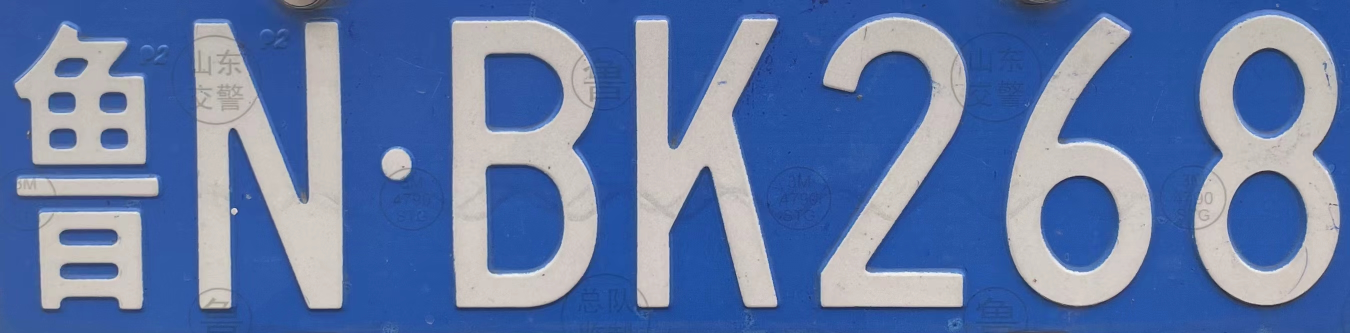
#> input picture images/easy/1-3.jpg, 2700 x 666 px (shown at 1/2 size)
$ python recognize.py
#> lines starting #> are read from the running program, lines starting #| are printed output that depends on the picture; after the words box and inside, x2 and y2 are one past the last pixel; in counts of white or black regions, pixels touching at a corner belong together
### dataprocess.py
import math
import cv2 as cv
import numpy as np
import matplotlib.pyplot as plt
from utils import *

# [112 lines left out: functions makeBOX, find_plate, cut_plates, not called in this run]

######## blue or green ########
def split_plate(Plate, log = False):

    Plate = Plate[10: -10, :]
    Plate = Plate[:, 5: -5]

    plate = cv.GaussianBlur(Plate, (7, 7), 0)

    ######## blue ########
    blue_low = np.array([100, 115, 0])
    blue_high = np.array([180, 255, 255])

    ######## green ########
    green_low = np.array([0, 0, 100])
    green_high = np.array([180, 180, 255])

    ######## grey ########
    grey_low = np.array([0, 0, 0])
    grey_high = np.array([180, 190, 150])

    plate = cv.cvtColor(plate, cv.COLOR_BGR2HSV)

    testpoint = plate[plate.shape[0] // 2][5][0]
    print(testpoint)

    if testpoint < 90:
        plateMask = cv.inRange(plate, green_low, green_high) #+ cv.inRange(plate, grey_low, grey_high)
    else:
        plateMask = cv.inRange(plate, blue_low, blue_high) + cv.inRange(plate, grey_low, grey_high)

    height, width = plateMask.shape

    threshold_Y = height * width // 10
    threshold_X = height * width // 200

    cv.imwrite("./test/test6.png", plateMask)

    plateMask = np.where(plateMask == 0, 255, 0).astype('uint8')
    print(plateMask.shape)
    histogram = Compute_his(plateMask, 1)
    if log: ShowHisY(histogram)
    h1, h2 = Cut_Y(histogram, threshold_Y)

    plateMask = plateMask[h1:h2, :]
    # print(h1, h2)
    if log:
        cv.imwrite("./test/test7.png", plateMask)

    kernel = np.ones((3, 3), np.uint8)
    plateMask = cv.morphologyEx(plateMask, cv.MORPH_OPEN, kernel)
    kernel = np.ones((5, 5), np.uint8)
    plateMask = cv.morphologyEx(plateMask, cv.MORPH_CLOSE, kernel)
    if log:
        cv.imwrite("./test/test8.png", plateMask)

    k = plateMask.shape[0] // 14
    kernel = np.ones((k, k), np.uint8)
    dilate = cv.morphologyEx(plateMask, cv.MORPH_CLOSE, kernel)
    if log:
        cv.imwrite("./test/test9.png", dilate)

    histogram = Compute_his(dilate)
    if log: ShowHisX(histogram)
    SplitLines = Cut_X(histogram, threshold_X)
    plateMaskRGB = cv.cvtColor(plateMask, cv.COLOR_GRAY2RGB)
    SplitPlate = []
    for lines in SplitLines:
        w1, w2 = lines
        plateMaskRGB = cv.line(plateMaskRGB, (w1, 0), (w1, 1000), (0, 0, 255), 1)
        plateMaskRGB = cv.line(plateMaskRGB, (w2, 0), (w2, 1000), (0, 0, 255), 1)
        SplitPlate.append(cv.resize(plateMask[:, w1 : w2], (20, 20), interpolation=cv.INTER_CUBIC).reshape(1, -1))
    if log:
        cv.imwrite("./test/test10.png", plateMaskRGB)

    if log:
        for idx, char in enumerate(SplitPlate):
            cv.imwrite(f"./characters/{idx}.png", char.reshape(20, 20))

    return SplitPlate


# [10 lines that do not run on import are left out]


### utils.py
import math
import cv2 as cv
import numpy as np
import matplotlib.pyplot as plt

def ShowHisY(histogram):
    rows = len(histogram)
    plt.figure()
    plt.grid(True, linestyle=':', color='r', alpha=0.6)
    plt.barh(range(rows), histogram, height= 1, alpha= 0.6)
    plt.savefig('./fig/fig1.png')

def ShowHisX(histogram):
    rows = len(histogram)
    plt.figure()
    plt.grid(True, linestyle=':', color='r', alpha=0.6)
    plt.bar(range(rows), histogram, width= 1, alpha= 0.6)
    plt.savefig('./fig/fig2.png')

def Compute_his(plate, dim = 0):
    histgram = np.sum(plate, axis= dim)
    return histgram

def Cut_Y(histogram, threshold = 15000):
    rows = len(histogram)
    if histogram[0] > threshold: h1 = 0
    else:
        h1 = rows // 2 - 1 - np.argmin(histogram[: rows // 2][::-1])
    if histogram[rows - 1] > threshold: h2 = rows - 1
    else:
        h2 = rows - 1 - np.argmin(histogram[rows // 2 :][::-1])

    return h1, h2

def Cut_X(histogram, threshold = 5000):
    X = []
    w1 = w2 = 0
    begin = False
    last = 0
    # cnt = 0
    rows = len(histogram)
    widthThreshold = rows // 15
    for i in range(rows):

        if histogram[i] == max(histogram) and i <= 10:
            last = histogram[i]
            continue

        if histogram[i] > threshold and last < threshold:
            begin = True
            last = histogram[i]
            w1 = i
            continue

        if (histogram[i] < threshold or i == rows - 1) and begin == True:
            begin = False
            last = histogram[i]
            w2 = i
            if w2 - w1 < widthThreshold and histogram[(w1 + w2) // 2] < threshold * 20:
                continue
            X.append(np.array([w1, w2]))
            continue

        last = histogram[i]

    return np.array(X)

### load.py
import os
import numpy as np
import cv2 as cv
from sklearn.svm import SVC

def loadData(path, is_norm = True):

    dict = {'cuan': '川', 'e1': '鄂', 'gan': '赣', 'gan1': '甘', 'gui': '贵', 'gui1': '桂', \
    'hei': '黑', 'hu': '沪', 'ji': '冀', 'jin': '津', 'jing': '京', 'jl': '吉', 'liao': '辽', \
        'lu': '鲁', 'meng': '蒙', 'min': '闽', 'ning': '宁', 'qing': '青', 'qiong': '琼', \
        'shan': '陕', 'su': '苏', 'sx': '晋', 'wan': '皖', 'xiang': '湘', 'xin': '新', 'yu': '豫', \
        'yu1': '渝', 'yue': '粤', 'yun': '云', 'zang': '藏', 'zhe': '浙'}

    train_X = []
    test_X = []
    train_Y = []
    test_Y = []
    cates = os.listdir(path)
    for cate in cates:
        if cate == '.DS_Store': continue
        imgsPath = os.path.join(path, cate)
        imgs = os.listdir(imgsPath)
        length = len(imgs)
        id = 0
        for img in imgs:
            if img == '.DS_Store': continue
            imgPath = os.path.join(imgsPath, img)
            # print(imgPath)
            image = cv.resize(cv.imread(imgPath, 0), (20, 20), interpolation=cv.INTER_CUBIC).reshape(-1,)
            id += 1
            if (id > length * 0.85):
                test_X.append(image)
                if cate not in dict:
                    test_Y.append(cate)
                else: test_Y.append(dict[cate])
            else:
                train_X.append(image)
                if cate not in dict:
                    train_Y.append(cate)
                else: train_Y.append(dict[cate])

    train_X = np.array(train_X)
    test_X = np.array(test_X)
    if is_norm:
        train_X = (train_X - np.mean(train_X, axis= 0)) / (np.std(train_X, axis= 0))
        test_X = (test_X - np.mean(test_X, axis= 0)) / (np.std(test_X, axis= 0))
    train_Y = np.array(train_Y)
    test_Y = np.array(test_Y)

    # print(len(train_Y))
    # print(len(test_Y))

    return train_X, test_X, train_Y, test_Y

# [11 lines that do not run on import are left out]

    # [4 lines of commented-out code are left out]

### recognize.py
import os
import joblib
from load import *
from dataprocess import *
from sklearn.svm import SVC


def RecognizeCharacters(plate, model_path = './checkpoint/checpoint.pkl', data_path = './MyData'):
    svm = SVC(C= 1.0, kernel= 'rbf', decision_function_shape= 'ovr')
    if os.path.exists(model_path): svm = joblib.load(model_path)
    else:
        train_X, test_X, train_Y, test_Y = loadData(data_path, is_norm= False)
        svm.fit(train_X, train_Y)
        joblib.dump(svm, model_path)

    string = ''
    for idx, char in enumerate(plate):
        string = string + svm.predict(char)[0]
        if idx == 1:
            string = string + '·'

    return string

def RecognizePlates(plates, log = False):
    strings = []
    for plate in plates:
        SplitPlate = split_plate(plate, log= log)
        string = RecognizeCharacters(SplitPlate)
        strings.append(string)

    return strings

def Recognize(path, log = False):
    imageRGB = cv.imread(path)
    contourBoxes, imageCopy = find_plate(imageRGB.copy(), log= log)
    plates = cut_plates(contourBoxes, imageRGB.copy(), log= log)
    return imageCopy, plates, RecognizePlates(plates, log= log)

if __name__ == '__main__':
    # image_path = "./images/difficult/3-3.jpg"
    # image_path = "./images/medium/2-3.jpg"
    image_path = "./images/easy/1-3.jpg"
    imageRGB = cv.imread(image_path)
#> imageRGB is the input picture: shape (666, 2700, 3); mean B, G, R 167.3, 121.4, 98.1
    plates = [imageRGB]
    # contourBoxes = find_plate(imageRGB.copy())
    # plates = cut_plates(contourBoxes, imageRGB.copy())
    print(RecognizePlates(plates, log= True))
#> in split_plate, `Plate = Plate[:, 5: -5]`:
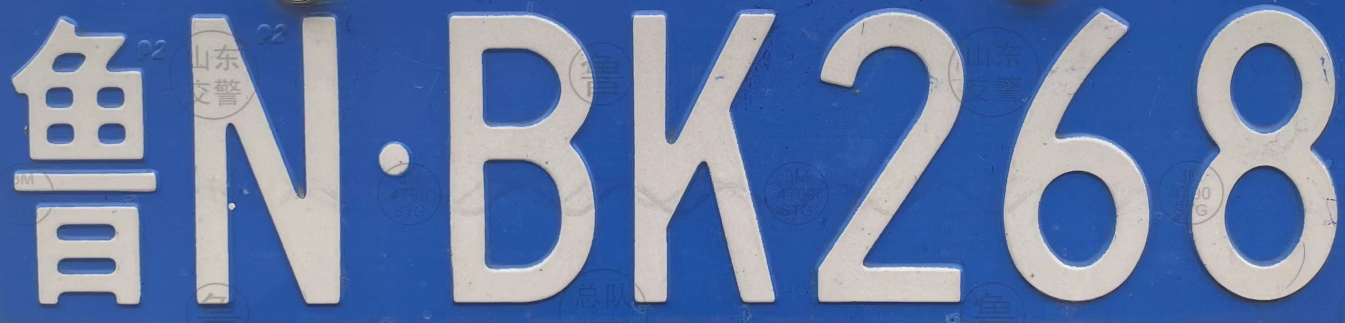
#> Plate: shape (646, 2690, 3) (shown at 1/2 size); mean of channels 0, 1, 2 167.9, 122.8, 99.9; drawn as B, G, R
#> in split_plate, `plate = cv.cvtColor(plate, cv.COLOR_BGR2HSV)`: plate: shape (646, 2690, 3); mean H, S, V 81.1, 120.7, 171.5
#> in split_plate, `testpoint = plate[plate.shape[0] // 2][5][0]`: testpoint = 110
#| 110
#> in split_plate, `plateMask = np.where(plateMask == 0, 255, 0).astype('uint8')`:
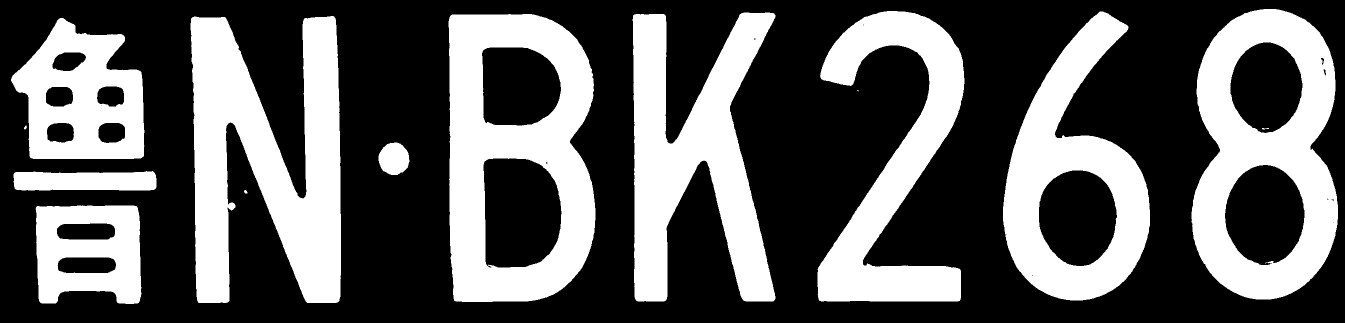
#> plateMask: shape (646, 2690) (shown at 1/2 size); 36.1% white; 14 white regions (1 under 20 px), largest, box (x1, y1, x2, y2) and area: (381, 32, 682, 606) 106282, (897, 28, 1191, 604) 101769, (2383, 18, 2676, 599) 93165
#| (646, 2690)
#> in Compute_his, `histgram = np.sum(plate, axis= dim)`: histgram = 646 values, max 383520 at index 315, min 0 at index 0, mean 247941.3
#> in split_plate, `histogram = Compute_his(plateMask, 1)`: histogram has the same summary as histgram in Compute_his
#> in ShowHisY, `rows = len(histogram)`: rows = 646
#> in ShowHisY, `plt.savefig('./fig/fig1.png')`:
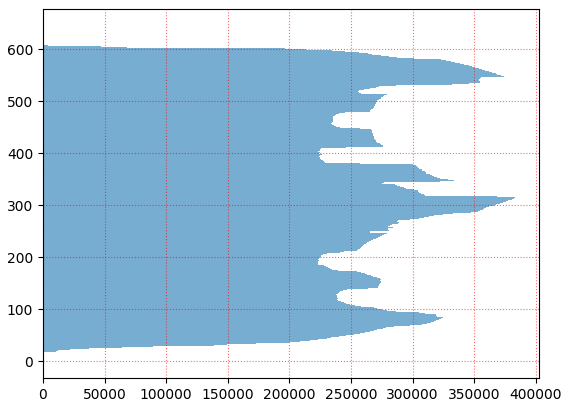
#> figure drawn by matplotlib, 1 panel
#> in Cut_Y, `h1 = rows // 2 - 1 - np.argmin(histogram[: rows // 2][::-1])`: h1 = 17
#> in Cut_Y, `h2 = rows - 1 - np.argmin(histogram[rows // 2 :][::-1])`: h2 = 645
#> in split_plate, `h1, h2 = Cut_Y(histogram, threshold_Y)`: h1 = 17; h2 = 645
#> in split_plate, `plateMask = plateMask[h1:h2, :]`: plateMask: shape (628, 2690); 37.2% white; 14 white regions (1 under 20 px), largest, box (x1, y1, x2, y2) and area: (381, 15, 682, 589) 106282, (897, 11, 1191, 587) 101769, (2383, 1, 2676, 582) 93165
#> in split_plate, `plateMask = cv.morphologyEx(plateMask, cv.MORPH_OPEN, kernel)`: plateMask: shape (628, 2690); 37.2% white; 13 white regions (1 under 20 px), largest, box (x1, y1, x2, y2) and area: (381, 15, 682, 589) 106276, (897, 11, 1191, 587) 101749, (2383, 1, 2676, 582) 93144
#> in split_plate, `plateMask = cv.morphologyEx(plateMask, cv.MORPH_CLOSE, kernel)`: plateMask: shape (628, 2690); 37.2% white; 13 white regions (1 under 20 px), largest, box (x1, y1, x2, y2) and area: (381, 15, 682, 589) 106320, (897, 11, 1191, 587) 101788, (2383, 0, 2676, 582) 93303
#> in split_plate, `dilate = cv.morphologyEx(plateMask, cv.MORPH_CLOSE, kernel)`:
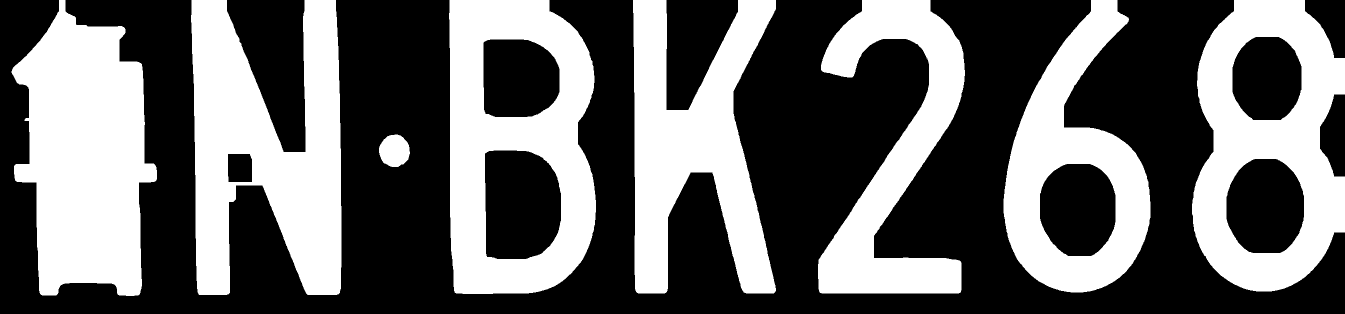
#> dilate: shape (628, 2690) (shown at 1/2 size); 40.5% white; 8 white regions, largest, box (x1, y1, x2, y2) and area: (23, 0, 314, 592) 116130, (382, 0, 683, 590) 114746, (898, 0, 1192, 588) 105307
#> in split_plate, `histogram = Compute_his(dilate)`: histogram = 2690 values, max 150450 at index 398, min 0 at index 0, mean 64905
#> in ShowHisX, `rows = len(histogram)`: rows = 2690
#> in ShowHisX, `plt.savefig('./fig/fig2.png')`:
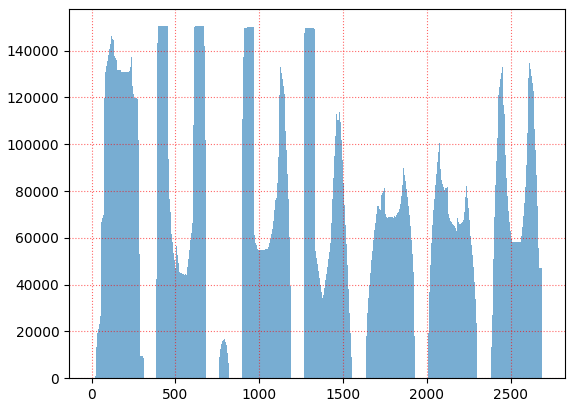
#> figure drawn by matplotlib, 1 panel
#> in Cut_X, `widthThreshold = rows // 15`: widthThreshold = 179
#> the loop in Cut_X, `for i in range(rows): ` made 2690 passes
#> after the loop in Cut_X, `for i in range(rows):`: X = [[28, 309], [383, 683], [899, 1191], [1267, 1551], [1637, 1929], [2008, 2300], [2386, 2689]]; begin = False; w1 = 2386; w2 = 2689
#> in split_plate, `SplitLines = Cut_X(histogram, threshold_X)`: SplitLines has the same summary as X in Cut_X
#> the loop in split_plate, `for lines in SplitLines:` made 7 passes
#> after the loop in split_plate, `for lines in SplitLines:`:
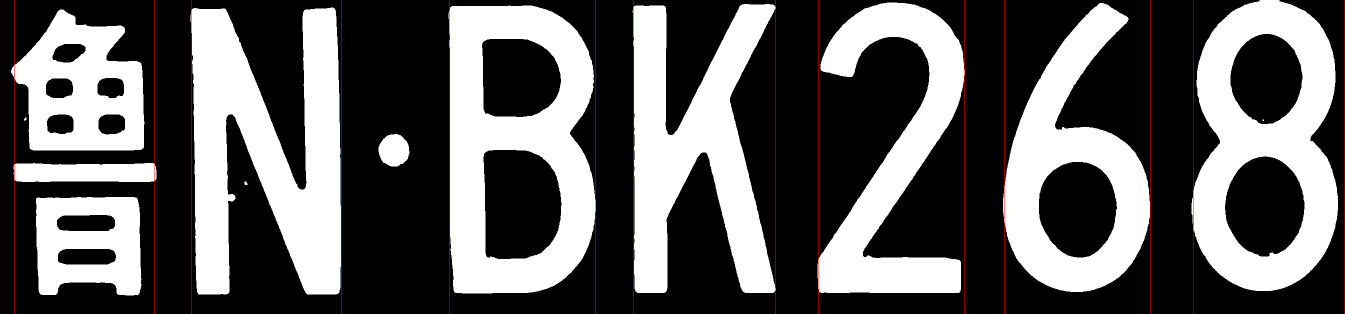
#> plateMaskRGB: shape (628, 2690, 3) (shown at 1/2 size); mean B, G, R 94.7, 94.7, 96
#> after the loop in split_plate, `for lines in SplitLines:`: SplitPlate = 7 items
#> the loop in split_plate, `for idx, char in enumerate(SplitPlate):` made 7 passes
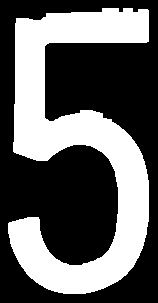
#> input picture MyData/5/5_0013.png, 158 x 303 px
#> in loadData, `image = cv.resize(cv.imread(imgPath, 0), (20, 20), interpolation=cv.IN..`: image = 400 values, max 255 at index 22, min 0 at index 0, mean 96.68
#> (the run stopped early here; a loop or call above may not have finished)
